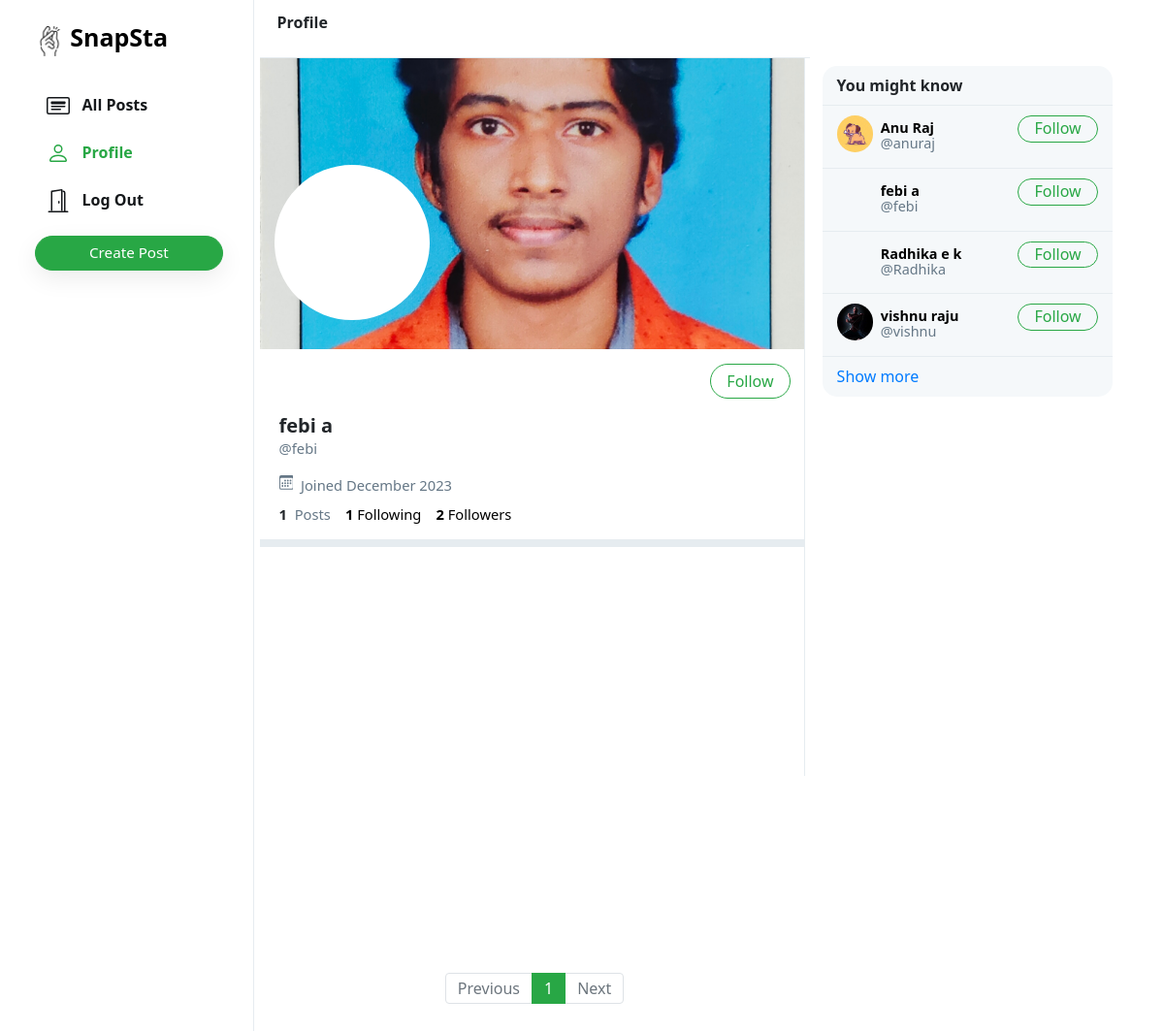
Screenshot of /febi (signed in) with the database file from the repository.
### network/models.py (models this page shows, shortened)
class User(AbstractUser):
    profile_pic = models.ImageField(upload_to='profile_pic/')
    bio = models.TextField(max_length=160, blank=True, null=True)
    cover = models.ImageField(upload_to='covers/', blank=True)
    def __str__(self):
        return self.username

### network/views.py (the view)
# urls.py: path("<str:username>", views.profile, name='profile'),
def profile(request, username):
    user = User.objects.get(username=username)
    all_posts = Post.objects.filter(creater=user).order_by('-date_created')
    paginator = Paginator(all_posts, 10)
    page_number = request.GET.get('page')
    if page_number == None:
        page_number = 1
    posts = paginator.get_page(page_number)
    followings = []
    suggestions = []
    follower = False
    if request.user.is_authenticated:
        followings = Follower.objects.filter(followers=request.user).values_list('user', flat=True)
        suggestions = User.objects.exclude(pk__in=followings).exclude(username=request.user.username).order_by("?")[:6]
        if request.user in Follower.objects.get(user=user).followers.all():
            follower = True
    follower_count = Follower.objects.get(user=user).followers.all().count()
    following_count = Follower.objects.filter(followers=user).count()
    return render(request, 'network/profile.html', {
        "username": user,
        "posts": posts,
        "posts_count": all_posts.count(),
        "suggestions": suggestions,
        "page": "profile",
        "is_follower": follower,
        "follower_count": follower_count,
        "following_count": following_count
    })

### network/templates/network/profile.html (shortened to what this page needs)
{% extends 'network/index.html' %}
{% load static %}
{% block profile %}
    <div class="profile-view" data-user="{{username.username}}">
        <div class="cover-image" style="background-image: url(/media/{{username.cover}}) ; height:300px;"></div>
        <div class="profile-image" style="background-image: url(/media/{{username.profile_pic}})"></div>
        <div class="profile-details">
            <div>
                {% if user.username == username.username %}
                    <button class="btn btn-outline-success float-right" id="edit-profile-btn"><a href="{% url 'editprofile' %}">Edit Profile</a></button>
                {% elif is_follower %}
                    <button class="btn btn-success float-right" onclick="unfollow_user(this,'{{username.username}}','edit_page')" id="following-btn">Following</button>
                {% else %}
                    <button class="btn btn-outline-success float-right" onclick="follow_user(this,'{{username.username}}','edit_page')" id="follow-btn">Follow</button>
                {% endif %}
            </div>
            <div class="details-data">
                <h5>{{username.first_name}} {{username.last_name}}</h5>
                <div class="grey">@{{username.username}}</div>
                <div class="grey" style="padding: 8px 0px;">
                    &nbsp;Joined {{username.date_joined | date:"F Y"}}
                </div>
                <div>
                    <strong>
                        {{posts_count}}
                    </strong>
                    &nbsp;<span class="grey">Posts</span>
                    <a href="#">
                        <strong id="following__count">{{following_count | default:0}}</strong>&nbsp;<span class="grey"><a href="{% url 'following_list' username %}">Following</a></span>
                    </a>
                    <a href="#">
                        <strong id="follower__count">{{follower_count | default:0}}</strong>&nbsp;<span class="grey"><a href="{% url 'followers_list' username %}">Followers</a></span>
                    </a>
                </div>
            </div>
        </div>
    </div>
    <div class="space"></div>
{% endblock %}

### network/templates/network/layout.html (shortened to what this page needs)
{% load static %}
<!DOCTYPE html>
<html lang="en">
    <head>
        <link rel="stylesheet" href="https://stackpath.bootstrapcdn.com/bootstrap/4.4.1/css/bootstrap.min.css">
        <link href="{% static 'network/styles.css' %}" rel="stylesheet">
    </head>
    <body>
        <div class="body" data-page="{{page}}">
            <div class="sidenav">
                <a href="{% url 'index' %}" class="navbar-brand">
                    <img src="{% static 'network/Images/logo_icon_png.png' %}" height="31px"> <span style="color:black;font-size:25px;"><strong>SnapSta</strong></span>
                </a>
                <div style="height: 100%;">
                    <div>
                        <div>
                            <ul>
                                <li class="nav-item" id="all_posts">
                                <a href="{% url 'index' %}" class="nav-link">
                                    <div>
                                        &nbsp;&nbsp;All Posts
                                    </div>
                                </a>
                                </li>
                                {% if user.is_authenticated %}
                                    <li class="nav-item" id="profile">
                                        <a href="{% url 'profile' user.username %}" class="nav-link">
                                            <div>
                                                &nbsp;&nbsp;Profile
                                            </div>
                                        </a>
                                    </li>
                                    <li class="nav-item" id="logout">
                                        <a href="{% url 'logout' %}" class="nav-link">
                                            <div>
                                                &nbsp;&nbsp;Log Out
                                            </div>
                                        </a>
                                    </li>
                                {% endif %}
                            </ul>
                        </div>
                        {% if user.is_authenticated %}
                            <button id="popup-btn" class="btn btn-success new-post-btn" onclick="createpost()">Create Post</button>
                        {% endif %}
                    </div>
                </div>
            </div>
            {% block body %}
            {% endblock %}
            <div class="right-div">
                <nav class="head">
                </nav>
                <div class='right-div-content'>
                    <div class="space" style="background-color: white;"></div>
                    {% if user.is_authenticated %}
                        <div class="suggestion-box">
                            <div class="suggestion-header">
                                You might know
                            </div>
                            {% for suggestion in suggestions %}
                            {% if suggestion.is_staff %}
                            {% else %}
                                <div class="suggestion-user">
                                    <div>
                                        <a href="{% url 'profile' suggestion.username %}">
                                            <div class="small-profilepic" style="background-image: url(/media/{{suggestion.profile_pic}})"></div>
                                        </a>
                                    </div>
                                    <div class="user-details">
                                        <a href="{% url 'profile' suggestion.username %}">
                                            <div id="user-name">
                                                <strong>
                                                    {{suggestion.first_name}} {{suggestion.last_name}}
                                                </strong>
                                            </div>
                                            <div class="grey">@{{suggestion.username}}</div>
                                        </a>
                                    </div>
                                    <div>
                                        <button class="btn btn-outline-success" type="button" onclick="follow_user(this,'{{suggestion.username}}','suggestion')">Follow</button>
                                    </div>
                                </div>
                                {% endif %}
                            {% empty %}
                                    <div style="text-align: center; border-bottom: .5px solid #e6ecf0; padding: 10px 15px;">
                                        <span class="grey" style="font-size: .9em;">No suggestions available.</span>
                                    </div>
                            {% endfor %}
                            <div class="suggestion-footer">
                                <a href="#">Show more</a>
                            </div>
                        </div>
                    {% endif %}
                </div>
            </div>
        </div>
    </body>
</html>

### network/static/network/styles.css (style rules this page uses)
.body { display: flex; min-height: 100%; font-family: system-ui, sans-serif; }
.btn { border-radius: 20px; padding: 0.32rem 1rem 0.375rem 1rem; }
.btn, .btn:focus, .btn:active { box-shadow: none !important; -webkit-box-shadow: none !important; }
.grey { color: #657786; }
svg { vertical-align: text-top; }
.sidenav { height: 100%; width: 21.8%; position: fixed; top: 0; left: 0; padding: 15px; list-style: none; border-right: .5px solid #e6ecf0; z-index: 100; padding-left: 3%; background-color: white; }
.sidenav ul { list-style: none; padding-left: 0px; margin-top: 3vh; }
.sidenav li { margin-top: 7px; }
.sidenav .nav-link { color: #14171a; line-height: .7em; font-weight: 700; padding: 0px; }
.sidenav .nav-link > div { padding: 10px 20px 8px 12px; border-radius: 25px; line-height: 0.9em; width: max-content; }
.new-post-btn { padding-left: 55px !important; padding-right: 55px !important; font-size: .95em; font-weight: 530; box-shadow: rgba(0, 0, 0, 0.08) 0px 8px 24px !important; }
.active a { color: #28a745 !important; }
.head { height: 7.5vh; }
.small-profilepic { width: 3.1vw; height: 3.1vw; border-radius: 9999px; overflow: hidden; margin-right: 8px; background-size: cover; background-repeat: no-repeat; background-position: center; box-sizing: content-box; }
.space { height: 8px; background-color: #e6ecf0; }
.cover-image { height: 210px; background-size: cover; background-position: center; background-repeat: no-repeat; background-color: #ccd6dd; }
.profile-image { width: 160px; height: 160px; position: absolute; left: 15px; top: 110px; border-radius: 99999px; border: 4px solid white; background-size: cover; background-repeat: no-repeat; background-position: center; background-color: white; }
.profile-details { padding: 15px 20px; }
.profile-details button { padding-bottom: 0.3rem; }
.profile-details > .details-data { margin-top: 52px; font-size: .92em; }
.profile-details h5 { font-weight: 800; margin-bottom: 0px; }
.profile-details a { color: black; text-decoration: none; }
.right-div { width: 28%; height: 100vh; position: fixed; right: 2.95%; border-left: .5px solid #e6ecf0; background-color: white; }
.right-div .head { padding: .9vh 1.5vw; }
.right-div-content { height: 92.5vh; overflow: auto; padding-left: 1.5vw; padding-right: 1.5vw; }
.suggestion-box, .guest-box { border-radius: 15px; overflow: hidden; background-color: #f5f8fa; }
.suggestion-header { padding: 13px 15px; line-height: .9em; font-weight: 800; border-bottom: .5px solid #e6ecf0; }
.suggestion-user { display: flex; padding: 10px 15px; font-size: .9em; border-bottom: .5px solid #e6ecf0; }
.suggestion-user a { color: black; text-decoration: none; }
.user-details { flex: 1; line-height: 1.1em; padding: 5px 0px 7px 0px; }
.suggestion-user .btn { padding: 0em 1em .09em 1em; }
.suggestion-footer { padding: 13px 15px; line-height: .9em; }
.suggestion-footer a { text-decoration: none; }

### rows the page displays
User: cover (picture), first_name "febi", last_name "a", username "febi", date_joined "December 2023"
User: profile_pic (picture), first_name "Anu", last_name "Raj", username "anuraj"
User: profile_pic (picture), first_name "Radhika", last_name "e k", username "Radhika"
User: profile_pic (picture), first_name "vishnu", last_name "raju", username "vishnu"

### other values shown
{{ posts_count }} "1"
{{ following_count | default:0 }} "1"
{{ follower_count | default:0 }} "2"
{{ each }} "1"
